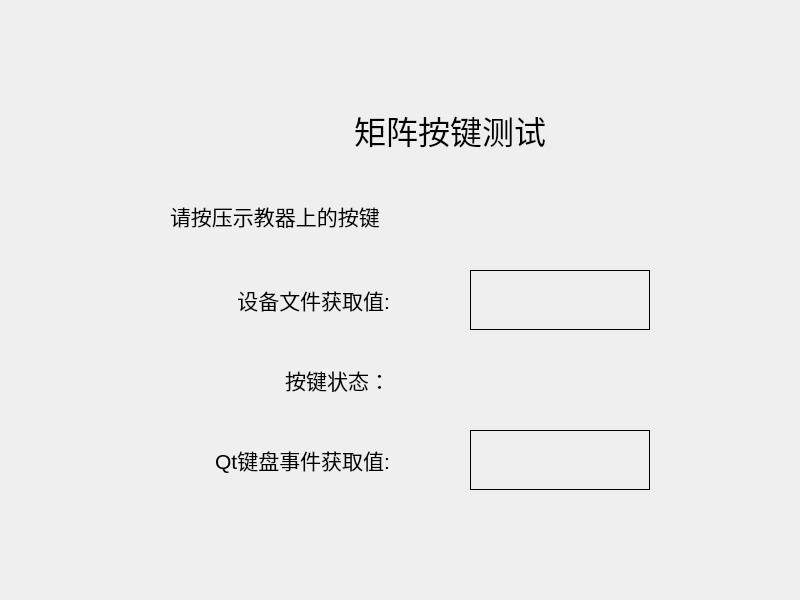
<?xml version="1.0" encoding="UTF-8"?>
<ui version="4.0">
 <class>MainWindow</class>
 <widget class="QMainWindow" name="MainWindow">
  <property name="geometry">
   <rect>
    <x>0</x>
    <y>0</y>
    <width>800</width>
    <height>600</height>
   </rect>
  </property>
  <property name="windowTitle">
   <string>MainWindow</string>
  </property>
  <widget class="QWidget" name="centralWidget">
   <widget class="QLabel" name="label_2">
    <property name="geometry">
     <rect>
      <x>210</x>
      <y>270</y>
      <width>180</width>
      <height>60</height>
     </rect>
    </property>
    <property name="font">
     <font>
      <pointsize>16</pointsize>
     </font>
    </property>
    <property name="text">
     <string>设备文件获取值:</string>
    </property>
    <property name="alignment">
     <set>Qt::AlignRight|Qt::AlignTrailing|Qt::AlignVCenter</set>
    </property>
   </widget>
   <widget class="QLabel" name="label_5">
    <property name="geometry">
     <rect>
      <x>470</x>
      <y>430</y>
      <width>180</width>
      <height>60</height>
     </rect>
    </property>
    <property name="font">
     <font>
      <pointsize>16</pointsize>
     </font>
    </property>
    <property name="frameShape">
     <enum>QFrame::Box</enum>
    </property>
    <property name="text">
     <string/>
    </property>
   </widget>
   <widget class="QLabel" name="label_7">
    <property name="geometry">
     <rect>
      <x>170</x>
      <y>190</y>
      <width>221</width>
      <height>51</height>
     </rect>
    </property>
    <property name="font">
     <font>
      <pointsize>16</pointsize>
     </font>
    </property>
    <property name="text">
     <string>请按压示教器上的按键</string>
    </property>
   </widget>
   <widget class="QLabel" name="label">
    <property name="geometry">
     <rect>
      <x>330</x>
      <y>100</y>
      <width>240</width>
      <height>60</height>
     </rect>
    </property>
    <property name="font">
     <font>
      <pointsize>24</pointsize>
     </font>
    </property>
    <property name="text">
     <string>矩阵按键测试</string>
    </property>
    <property name="alignment">
     <set>Qt::AlignCenter</set>
    </property>
   </widget>
   <widget class="QLabel" name="label_4">
    <property name="geometry">
     <rect>
      <x>470</x>
      <y>270</y>
      <width>180</width>
      <height>60</height>
     </rect>
    </property>
    <property name="font">
     <font>
      <pointsize>16</pointsize>
     </font>
    </property>
    <property name="frameShape">
     <enum>QFrame::Box</enum>
    </property>
    <property name="text">
     <string/>
    </property>
   </widget>
   <widget class="QLabel" name="label_3">
    <property name="geometry">
     <rect>
      <x>189</x>
      <y>430</y>
      <width>201</width>
      <height>60</height>
     </rect>
    </property>
    <property name="font">
     <font>
      <pointsize>16</pointsize>
     </font>
    </property>
    <property name="text">
     <string>Qt键盘事件获取值:</string>
    </property>
    <property name="alignment">
     <set>Qt::AlignRight|Qt::AlignTrailing|Qt::AlignVCenter</set>
    </property>
   </widget>
   <widget class="QLabel" name="label_6">
    <property name="geometry">
     <rect>
      <x>60</x>
      <y>40</y>
      <width>141</width>
      <height>71</height>
     </rect>
    </property>
    <property name="text">
     <string>&lt;html&gt;&lt;head/&gt;&lt;body&gt;&lt;p&gt;&lt;img src=&quot;:/icon/logo.png&quot;/&gt;&lt;/p&gt;&lt;/body&gt;&lt;/html&gt;</string>
    </property>
   </widget>
   <widget class="QLabel" name="label_9">
    <property name="geometry">
     <rect>
      <x>189</x>
      <y>350</y>
      <width>201</width>
      <height>60</height>
     </rect>
    </property>
    <property name="font">
     <font>
      <pointsize>16</pointsize>
     </font>
    </property>
    <property name="text">
     <string>按键状态：</string>
    </property>
    <property name="alignment">
     <set>Qt::AlignRight|Qt::AlignTrailing|Qt::AlignVCenter</set>
    </property>
   </widget>
   <widget class="QLabel" name="label_10">
    <property name="geometry">
     <rect>
      <x>470</x>
      <y>350</y>
      <width>201</width>
      <height>60</height>
     </rect>
    </property>
    <property name="font">
     <font>
      <pointsize>16</pointsize>
     </font>
    </property>
    <property name="text">
     <string/>
    </property>
    <property name="alignment">
     <set>Qt::AlignLeading|Qt::AlignLeft|Qt::AlignVCenter</set>
    </property>
   </widget>
  </widget>
 </widget>
 <layoutdefault spacing="6" margin="11"/>
 <resources/>
 <connections/>
</ui>
